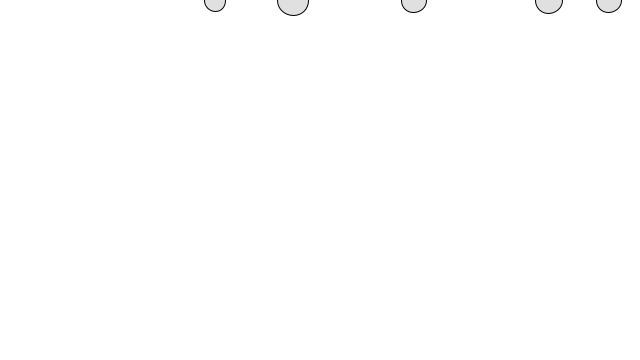
Frame 1 (no input)
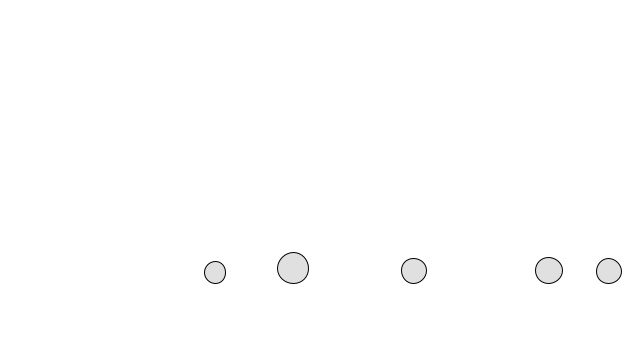
Frame 60 (the mouse pressed at the canvas centre just before this capture)
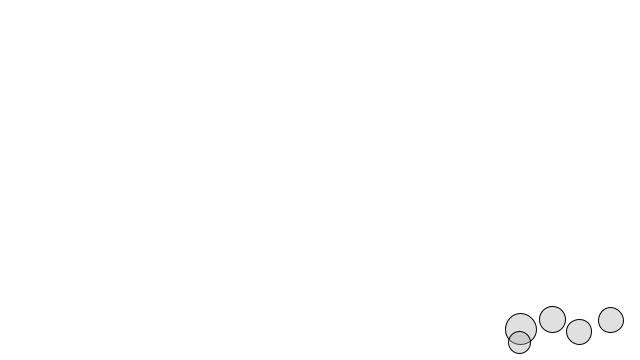
Frame 120 (the mouse held since frame 60 and released just before this capture)

The Processing sketch that drew these frames (run headless with seeded random() and noise(); from frame 60 on, the mouse is pressed at the canvas centre):

// Processing sketch: force2
// ── force2.pde
Mover[] movers;

void setup() {
  size(640, 360);

  movers = new Mover[5];
  for (int i = 0; i < movers.length; i++)
  {
    movers[i] = new Mover();
  }
}

void draw() {

  background(255);

  for (Mover m : movers) {

    PVector gravity = new PVector(0, 0.3);
    gravity.mult(m.mass);//simulate gravity, every ball falls in the same way
    m.applyForce(gravity);




    if (mousePressed) {
      PVector wind = new PVector(0.2, 0);
      m.applyForce(wind);
    }

    m.update();
    m.edges();
    m.display();
  }
}

class Mover {

  PVector location;
  PVector velocity;
  PVector acceleration;
  float mass;
  float d;
  float r;

  Mover() {

    location = new PVector(random(width), 0);
    velocity = new PVector(0, 0);
    acceleration = new PVector(0, 0);
    mass = random(1, 2);
    d = mass * 20;
    r = d /2 ;
  }


  //Newton's 2md law with mass
  void applyForce(PVector force) {

    PVector f = PVector.div(force, mass);
    //in this way,every time we copy the force and then divide it
    //if we write" force.div(miss); "
    //the same force will be divided again and again


    //acceleration = f; // if we write it like this, we can't apply two or more forces
    acceleration.add(f);
  }


  void update() {

    velocity.add(acceleration);
    location.add(velocity);
    velocity.limit(10);
    acceleration.mult(0);
  }

  void edges() {

    if (location.x + r > width) {
      location.x  = width - r;
      velocity.x = -velocity.x;
    } else if (location.x < r) {

      velocity.x *= -1;
      location.x = 0;
    }

    if (location.y + r>height) {
      location.y  =height -r;
      velocity.y = -velocity.y;
    }
  }


  void display() {

    fill(175, 100);
    stroke(0);
    ellipse(location.x, location.y, d, d);
  }
}
